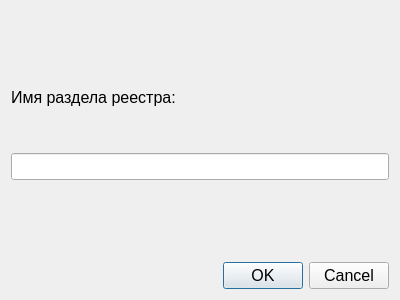
<?xml version="1.0" encoding="UTF-8"?>
<ui version="4.0">
 <class>regPartitionEnterDialog</class>
 <widget class="QDialog" name="regPartitionEnterDialog">
  <property name="geometry">
   <rect>
    <x>0</x>
    <y>0</y>
    <width>400</width>
    <height>300</height>
   </rect>
  </property>
  <property name="font">
   <font>
    <pointsize>12</pointsize>
   </font>
  </property>
  <property name="windowTitle">
   <string>Ввод имени раздела реестра</string>
  </property>
  <layout class="QVBoxLayout" name="verticalLayout_2">
   <item>
    <spacer name="verticalSpacer_2">
     <property name="orientation">
      <enum>Qt::Vertical</enum>
     </property>
     <property name="sizeHint" stdset="0">
      <size>
       <width>20</width>
       <height>40</height>
      </size>
     </property>
    </spacer>
   </item>
   <item>
    <layout class="QVBoxLayout" name="verticalLayout">
     <item>
      <widget class="QLabel" name="label">
       <property name="text">
        <string>Имя раздела реестра:</string>
       </property>
      </widget>
     </item>
     <item>
      <spacer name="verticalSpacer_3">
       <property name="orientation">
        <enum>Qt::Vertical</enum>
       </property>
       <property name="sizeType">
        <enum>QSizePolicy::Fixed</enum>
       </property>
       <property name="sizeHint" stdset="0">
        <size>
         <width>20</width>
         <height>40</height>
        </size>
       </property>
      </spacer>
     </item>
     <item>
      <widget class="QLineEdit" name="lineEdit"/>
     </item>
    </layout>
   </item>
   <item>
    <spacer name="verticalSpacer">
     <property name="orientation">
      <enum>Qt::Vertical</enum>
     </property>
     <property name="sizeHint" stdset="0">
      <size>
       <width>20</width>
       <height>64</height>
      </size>
     </property>
    </spacer>
   </item>
   <item>
    <widget class="QDialogButtonBox" name="buttonBox">
     <property name="orientation">
      <enum>Qt::Horizontal</enum>
     </property>
     <property name="standardButtons">
      <set>QDialogButtonBox::Cancel|QDialogButtonBox::Ok</set>
     </property>
    </widget>
   </item>
  </layout>
 </widget>
 <resources/>
 <connections>
  <connection>
   <sender>buttonBox</sender>
   <signal>accepted()</signal>
   <receiver>regPartitionEnterDialog</receiver>
   <slot>accept()</slot>
   <hints>
    <hint type="sourcelabel">
     <x>248</x>
     <y>254</y>
    </hint>
    <hint type="destinationlabel">
     <x>157</x>
     <y>274</y>
    </hint>
   </hints>
  </connection>
  <connection>
   <sender>buttonBox</sender>
   <signal>rejected()</signal>
   <receiver>regPartitionEnterDialog</receiver>
   <slot>reject()</slot>
   <hints>
    <hint type="sourcelabel">
     <x>316</x>
     <y>260</y>
    </hint>
    <hint type="destinationlabel">
     <x>286</x>
     <y>274</y>
    </hint>
   </hints>
  </connection>
 </connections>
</ui>
